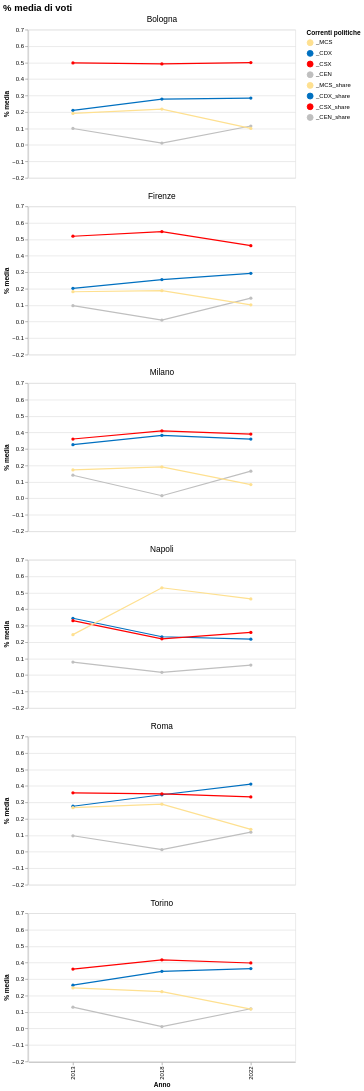

Source (Vega-Lite JSON):
### Vega-Lite specification from a JSON file in a GitHub repository (floating-point values rounded to 4 significant figures; data arrays with more than 128 entries replaced by an {"elided": "..."} marker saying what was removed)
{"usermeta": {"embedOptions": {"theme": "fivethirtyeight"}}, "config": {"view": {"continuousWidth": 300, "continuousHeight": 300}}, "data": {"name": "data-29f6f76a590993fc18c9a306f9d31f72"}, "facet": {"field": "CITY", "header": {"labelFontSize": 14}, "title": null, "type": "nominal"}, "spec": {"mark": {"type": "line", "point": true}, "encoding": {"color": {"field": "CORRENTI", "scale": {"domain": ["_MCS", "_CDX", "_CSX", "_CEN", "_MCS_share", "_CDX_share", "_CSX_share", "_CEN_share"], "range": ["#fee090", "#0070C0", "#FF0000", "#BFBFBF", "#fee090", "#0070C0", "#FF0000", "#BFBFBF"]}, "title": "Correnti politiche", "type": "nominal"}, "tooltip": [{"field": "CITY", "title": "Città", "type": "nominal"}, {"field": "CORRENTI", "title": "Correnti politiche", "type": "nominal"}, {"field": "YEAR", "title": "Anno", "type": "ordinal"}, {"field": "SHARE", "format": ".3f", "title": "% media di voti", "type": "quantitative"}], "x": {"field": "YEAR", "title": "Anno", "type": "ordinal"}, "y": {"field": "SHARE", "title": "% media", "type": "quantitative"}}, "height": 250, "width": 450}, "columns": 1, "title": {"text": "% media di voti", "fontSize": 16}, "$schema": "https://vega.github.io/schema/vega-lite/v5.20.1.json", "datasets": {"data-29f6f76a590993fc18c9a306f9d31f72": {"elided": "198 records"}}}
